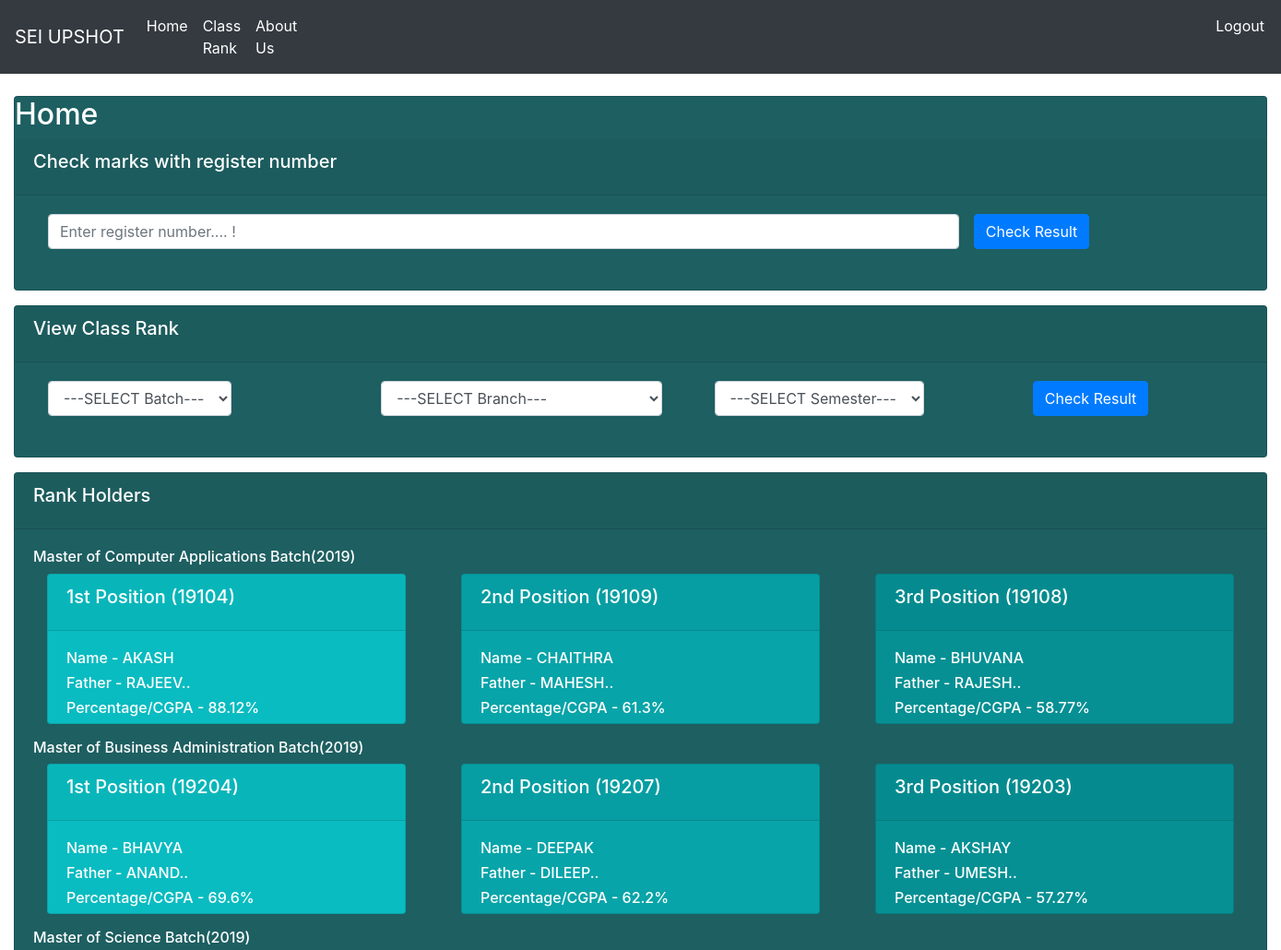
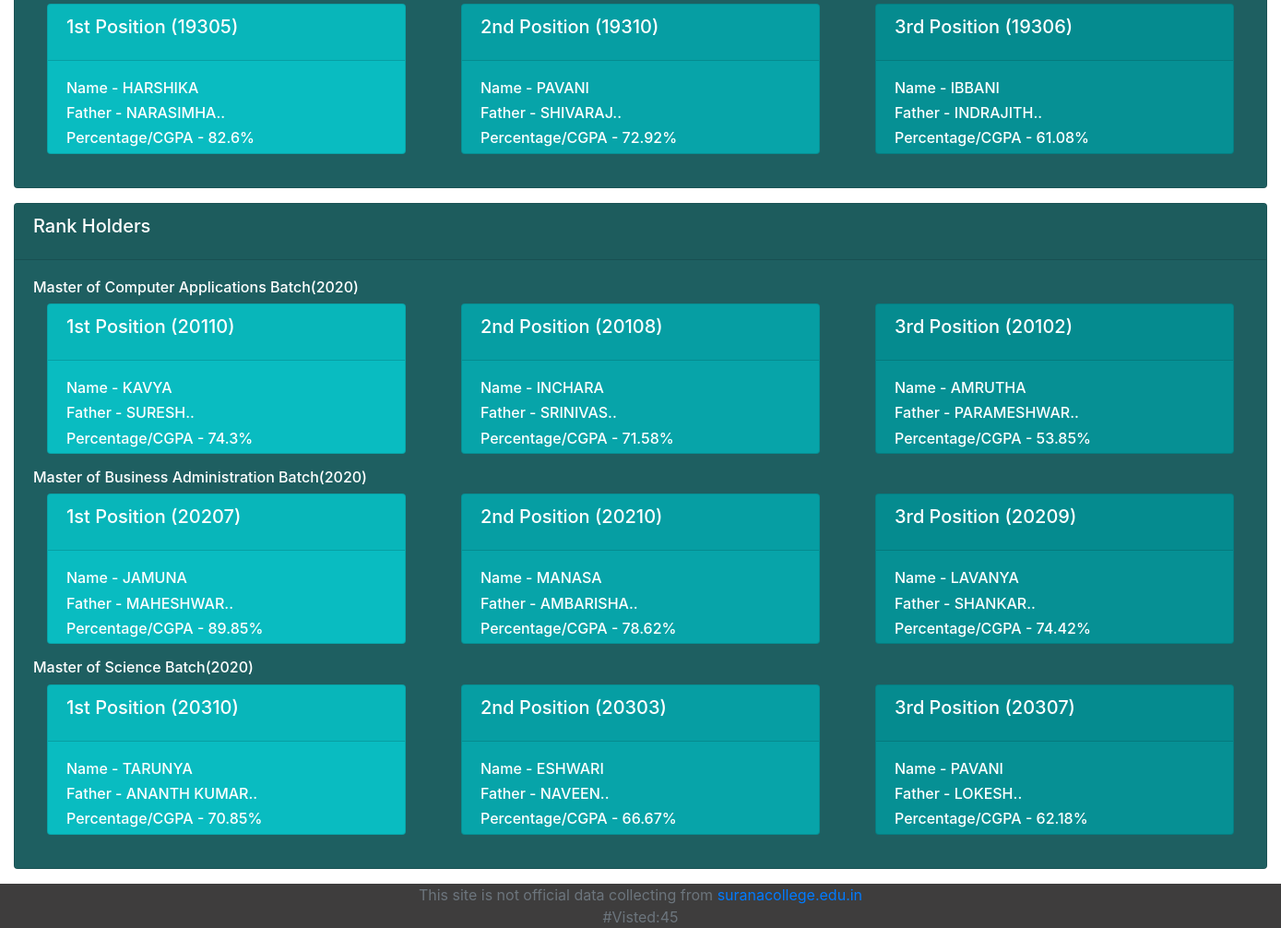
The page /home on the database its author committed (2 pictures, top to bottom).
### resultApp/models.py (models this page shows, shortened)
class Student(models.Model):
	roll=models.CharField(max_length=20,primary_key=True)
	name=models.CharField(max_length=30)
	fname=models.CharField(max_length=30)
	course=models.CharField(max_length=30)

### resultApp/views.py (the view)
# urls.py: 2. Add a URL to urlpatterns:  path('', views.home, name='home')
def home(request):
	allTopersDetail = allTopers()
	context = {
	'allTopersDetail':allTopersDetail,
	'visit':countVisitor()
	}
	return render(request,'home.html',context)

### resultApp/views.py (called while the page is built)
def countVisitor():
	visitUpdate = Visitor(count=1)
	visitUpdate.save()
	return Visitor.objects.all().count()

def rollNoGenerator(year):
	year=str(year)
	lateral_code='8'
	course_code=['1','2','3']
	linear=62
	lateral=12
	def rollconvert(param):
		if param<10:k='0'+str(param)
		else:k=str(param)
		return str(k)
	roll=[]
	for h in course_code:
		for i in range(1,linear+1):roll.append(year+h+rollconvert(i))
		year=str(int(year)+1)
		for i in range(1,lateral+1):roll.append(year+lateral_code+h+rollconvert(i))
		year=str(int(year)-1)
	return roll

def getOverAllRank(batch,branch):
	allRoll = rollNoGenerator(batch)[(branch-1)*74 :branch*74]
	DataBase = Marks.objects.filter(roll__in=allRoll)
	allMark= dfd(list)
	for i in DataBase:
		allMark[i.roll].append(round(i.obtain_marks/i.total_marks,3))
	allMrakWithRank= dfd(float)
	for i in allMark:
		allMrakWithRank[i]= round(sum(allMark[i])/len(allMark[i]),5)
	allMrakWithRankSorted = sorted(allMrakWithRank.items(), key= lambda x :x[1], reverse=True)
	return allMrakWithRankSorted

def getStudentDetail(top3,batch):
	detail = dict()
	for idx,vlu in enumerate(top3):
		data = Student.objects.get(roll=vlu[0])
		detail['roll'+str(idx+1)]= data.roll
		detail['name'+str(idx+1)]= data.name
		detail['fname'+str(idx+1)]=data.fname[:12]+'..'
		detail['branch']=data.course
		detail['percent'+str(idx+1)]=str(round(vlu[1]*100,2) )+'%'
		detail['batch']=batch
	return detail

def allTopers():
	allTopersDetail = []
	batch= ['2019','2020']
	branch = [1,2,3]
	for i in batch:
		topersDetail = []
		for j in branch:
			allMrakWithRankSorted = getOverAllRank(str(int(i))[2:],j)
			top3 = allMrakWithRankSorted[:3]
			topersDetail.append( getStudentDetail(top3,i))
		allTopersDetail.append(topersDetail)
	print(allTopersDetail)
	return allTopersDetail

### resultApp/templates/home.html (shortened to what this page needs)
{%    extends 'main.html'    %}
{%    block content   %}
<div class="row">
	<div class="col">
		<div class="col-md">
			<div class="card text-cetnter text-white mb-3" id="orders-delivered" style="background: #1e5f61;">
				<h2>Home</h2>
				<div class="card-header">
					<h5  class="card-title">Check marks with register number</h5>
				</div>
				<div class="card-body" >
				<form class="form-inline" method="post" action="../fullResult">
				  <div class="form-group mx-sm-3 mb-2" style="width: 75%">
				    <input type="number" class="form-control" value='{{studentDetail.roll}}' id="inputPassword2" name="rollOrName" placeholder="Enter register number.... ! " style="width: 100%">
				  </div>
				  <button type="submit" class="btn btn-primary mb-2">Check Result</button>
				</form>
				</div>
			</div>
		</div>
	</div>
</div>
<div class="row">
	<div class="col">
		<div class="col-md">
			<div class="card text-cetnter text-white mb-3" id="orders-delivered" style="background: #1e5f61;">
				<div class="card-header">
					<h5  class="card-title">View Class Rank</h5>
				</div>
				<div class="card-body" >
				<form class="form-inline" method="post" action="../classRank">
				  <div class="form-group mx-sm-3 mb-2" style="width: 25%">
				    <select class="form-control" name="batch"  required >
				    	<option value="">---SELECT Batch---</option>
				    </select>
				  </div>
				  <div class="form-group mx-sm-3 mb-2" style="width: 25%">
				    <select class="form-control" name="branch" required>
				    	<option value="">---SELECT Branch---</option>
				    </select>
				  </div>
				  <div class="form-group mx-sm-3 mb-2" style="width: 25%">
				    <select class="form-control" name="year" required>
				    	<option value="">---SELECT Semester---</option>
				    </select>
				  </div>
				  <button type="submit" class="btn btn-primary mb-2">Check Result</button>
				</form>
				</div>
			</div>
		</div>
	</div>
</div>
	{%  for topersDetail in allTopersDetail %}
<div class="row">
	<div class="col">
		<div class="col-md">
			<div class="card text-cetnter text-white mb-3" id="orders-delivered" style="background: #1e5f61;">
				<div class="card-header">
					<h5  class="card-title">Rank Holders {{topersDetail.batch}} </h5>
				</div>
				<div class="card-body" >
				{%  for i in topersDetail %}
					<h6>{{i.branch}} Batch({{i.batch}})</h6>
					<div class="row">
						<div class="col">
							<div class="col-md">
								<a href="../fullResult/{{i.roll1}}" target="_blank">
									<div class="card text-cetnter text-white mb-3" id="orders-delivered" style="background: #09bcc1;">
										<div class="card-header">
											<h5  class="card-title">1st Position ({{i.roll1}})</h5>
										</div>
										<div class="card-body" style="height: 100px">
										<h6>Name - {{i.name1}}</h6>
										<h6>Father - {{i.fname1}}</h6>
										<h6>Percentage/CGPA - {{i.percent1}}</h6>
										</div>
								</div>
							</a>
							</div>
						</div>
						<div class="col">
							<div class="col-md">
								<a href="../fullResult/{{i.roll2}}" target="_blank">
								<div class="card text-cetnter text-white mb-3" id="orders-delivered" style="background: #07a4a9;">
										<div class="card-header">
											<h5  class="card-title">2nd Position ({{i.roll2}})</h5>
										</div>
										<div class="card-body" style="height: 100px">
										<h6>Name - {{i.name2}}</h6>
										<h6>Father - {{i.fname2}}</h6>
										<h6>Percentage/CGPA - {{i.percent2}}</h6>
										</div>
								</div>
							</a>
							</div>
						</div>
						<div class="col">
							<div class="col-md">
								<a href="../fullResult/{{i.roll3}}" target="_blank">
								<div class="card text-cetnter text-white mb-3" id="orders-delivered" style="background: #069094;">
										<div class="card-header">
											<h5  class="card-title">3rd Position ({{i.roll3}})</h5>
										</div>
										<div class="card-body" style="height: 100px">
										<h6>Name - {{i.name3}}</h6>
										<h6>Father - {{i.fname3}}</h6>
										<h6>Percentage/CGPA - {{i.percent3}}</h6>
										</div>
								</div>
							</a>
							</div>
						</div>
					</div>
					{% endfor %}
				</div>
			</div>
		</div>
	</div>
</div>
	{% endfor %}
{%  endblock    %}

### resultApp/templates/main.html (shortened to what this page needs)
{% load static %}
<!DOCTYPE html>
<html>
<head>
	<link rel="stylesheet" href="https://stackpath.bootstrapcdn.com/bootstrap/4.1.3/css/bootstrap.min.css">
</head>
<body>
{%   include 'navbar.html'   %}
<br>
{%   block content    %}
{%   endblock    %}
 <footer class="footer">
      <div class="container" style="text-align: center; background: #3e3d3d;    padding: 0px;    margin: 0px;    max-width: 100%;">
        <span class="text-muted" style="text-align: center;">This site is not official data collecting from <a href="http://suranacollege.edu.in/">suranacollege.edu.in</a></span><br>
        <span class="text-muted" style="text-align: center;">#Visted:{{visit}}</span><br>
      </div>
</footer>
</body>
</html>

### resultApp/templates/navbar.html (shortened to what this page needs)
<nav class="navbar navbar-expand-lg navbar-dark bg-dark">
  <a class="navbar-brand" href="home">SEI UPSHOT</a>
  <div class="collapse navbar-collapse" id="navbarNav">
    <ul class="navbar-nav">
      <li class="nav-item active">
        <a class="nav-link" href="home">Home <span class="sr-only">(current)</span></a>
      </li>
      <li class="nav-item active">
        <a class="nav-link" href="../classRank">Class Rank</a>
      </li>
      <li class="nav-item active">
        <a class="nav-link" href="http://suranacollege.edu.in">About Us</a>
      </li>
      <li class="nav-item active" style="padding-left: 980PX;" >
        <a class="nav-link" href="logout">Logout</a>
      </li>
    </ul>
  </div>
</nav>

### rows shown on the page
Student: branch "Master of Computer Applications", roll3 "19108", name3 "BHUVANA"
Student: roll1 "19104", name1 "AKASH"
Student: roll2 "19109", name2 "CHAITHRA"
Student: branch "Master of Business Administration", roll3 "19203", name3 "AKSHAY"
Student: roll1 "19204", name1 "BHAVYA"
Student: roll2 "19207", name2 "DEEPAK"
Student: branch "Master of Science", roll3 "19306", name3 "IBBANI"
Student: roll1 "19305", name1 "HARSHIKA"
Student: roll2 "19310", name2 "PAVANI"
Student: branch "Master of Computer Applications", roll3 "20102", name3 "AMRUTHA"
Student: roll1 "20110", name1 "KAVYA"
Student: roll2 "20108", name2 "INCHARA"
Student: branch "Master of Business Administration", roll3 "20209", name3 "LAVANYA"
Student: roll1 "20207", name1 "JAMUNA"
Student: roll2 "20210", name2 "MANASA"
Student: branch "Master of Science", roll3 "20307", name3 "PAVANI"
Student: roll1 "20310", name1 "TARUNYA"
Student: roll2 "20303", name2 "ESHWARI"

### other values the page prints
{{ i.batch }} "2019" "2019" "2019" "2020" "2020" "2020"
{{ i.fname1 }} "RAJEEV.." "ANAND.." "NARASIMHA.." "SURESH.." "MAHESHWAR.." "ANANTH KUMAR.."
{{ i.percent1 }} "88.12%" "69.6%" "82.6%" "74.3%" "89.85%" "70.85%"
{{ i.fname2 }} "MAHESH.." "DILEEP.." "SHIVARAJ.." "SRINIVAS.." "AMBARISHA.." "NAVEEN.."
{{ i.percent2 }} "61.3%" "62.2%" "72.92%" "71.58%" "78.62%" "66.67%"
{{ i.fname3 }} "RAJESH.." "UMESH.." "INDRAJITH.." "PARAMESHWAR.." "SHANKAR.." "LOKESH.."
{{ i.percent3 }} "58.77%" "57.27%" "61.08%" "53.85%" "74.42%" "62.18%"
{{ visit }} "45"
